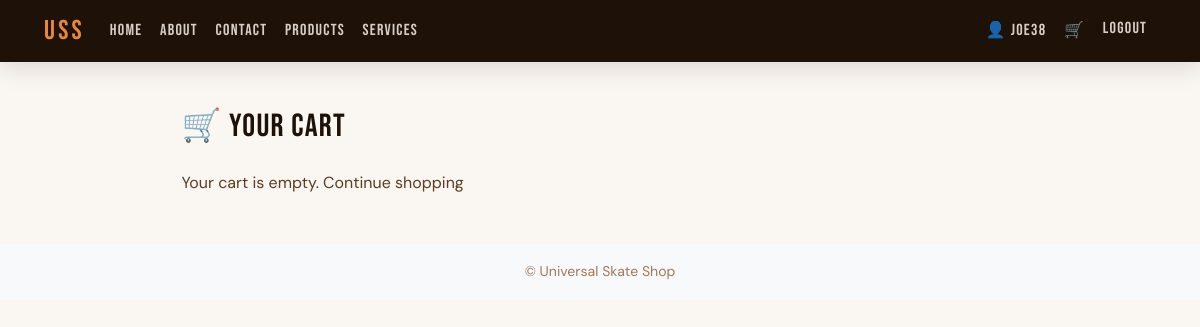
/products/cart/ (signed in), run on an earlier commit of the app's database.
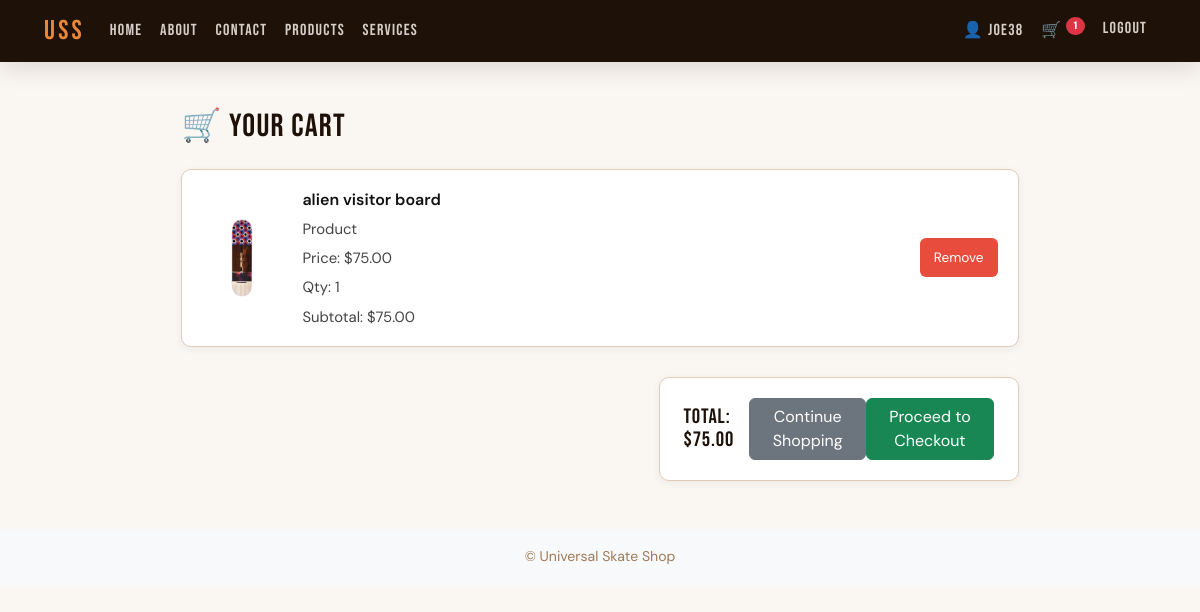
And on a later commit of the database.
### products/models.py (models this page shows, shortened)
class OrderItem(models.Model):
    order = models.ForeignKey(Order, on_delete=models.CASCADE)
    product = models.ForeignKey(Product, on_delete=models.CASCADE, null=True, blank=True)
    service = models.ForeignKey(Service, on_delete=models.CASCADE, null=True, blank=True)
    quantity = models.IntegerField()
    @property
    def title(self):
        return self.product.title if self.product else self.service.title
    @property
    def price(self):
        return self.product.price if self.product else self.service.price
    @property
    def img(self):
        return self.product.img if self.product else self.service.img
    @property
    def subtotal(self):
        return self.price * self.quantity

class Product(models.Model):
    img = models.ImageField(upload_to='product_pics/', blank=True, null=True)
    title = models.CharField(max_length=128)
    brand = models.ForeignKey(Brand, on_delete=models.CASCADE)
    category = models.ForeignKey(Category, on_delete=models.CASCADE)
    description = models.TextField()
    price = models.DecimalField(max_digits=10, decimal_places=2)
    quantity = models.PositiveIntegerField()

class Order(models.Model):
    user = models.ForeignKey(User, on_delete=models.CASCADE)
    paid = models.BooleanField(default=False)
    paid_at = models.DateTimeField(null=True, blank=True)
    total = models.DecimalField(max_digits=8, decimal_places=2)
    stripe_payment_intent_id = models.CharField(max_length=255, blank=True, null=True)

### products/views.py (the view)
# urls.py: path("cart/", views.cart, name="cart"),
@login_required
def cart(request):
    order = Order.objects.filter(user=request.user, paid=False).first()
    if not order:
        items = []
        total = 0
    else:
        items = OrderItem.objects.filter(order=order).select_related('product', 'service')
        total = order.total
    return render(request, "products/cart.html", {
        "order": order,
        "items": items,
        "total": total,
    })

### products/context_processors.py (called while the page is built)
def cart_item_count(request):
    if request.user.is_authenticated:
        order = Order.objects.filter(user=request.user, paid=False).first()
        if order:
            count = OrderItem.objects.filter(order=order).count()
            return {'cart_item_count': count}
    return {'cart_item_count': 0}

### templates/products/cart.html (shortened to what this page needs)
{% extends 'base.html' %}
{% load static %}
{% block css %}
<link rel="stylesheet" href="{% static 'css/cart.css' %}">
{% endblock %}
{% block content %}
<div class="container mt-5 cart">
    <h1>🛒 Your Cart</h1>
    {% if not items %}
        <p>Your cart is empty. <a href="{% url 'product_list' %}">Continue shopping</a></p>
    {% else %}
        <div class="cart-items">
            {% for item in items %}
            <div class="cart-item">
                {% if item.img %}
                    <img src="{{ item.img.url }}" alt="{{ item.title }}" class="cart-item-img">
                {% endif %}
                <div class="cart-item-info">
                    <strong>{{ item.title }}</strong>
                    {% if item.product %}
                        <span class="cart-item-type">Product</span>
                    {% else %}
                        <span class="cart-item-type">Service</span>
                    {% endif %}
                    <span>Price: ${{ item.price }}</span>
                    <span>Qty: {{ item.quantity }}</span>
                    <span>Subtotal: ${{ item.subtotal }}</span>
                </div>
                <form method="POST" action="{% url 'cart_remove' item.id %}">
                    <button type="submit" class="btn-remove">Remove</button>
                </form>
            </div>
            {% endfor %}
        </div>
        <div class="cart-summary">
            <h3>Total: ${{ order.total }}</h3>
            <a href="{% url 'product_list' %}" class="btn btn-secondary">Continue Shopping</a>
            <a href="{% url 'checkout' %}" class="btn btn-success">Proceed to Checkout</a>
        </div>
    {% endif %}
</div>
{% endblock %}

### templates/base.html (shortened to what this page needs)
<!DOCTYPE html>
<html lang="en">
<head>
    <link href="https://cdn.jsdelivr.net/npm/bootstrap@5.3.8/dist/css/bootstrap.min.css" rel="stylesheet">
    {% load static %}
    <link rel="stylesheet" href="{% static 'css/base.css' %}">
    {% block css %}{% endblock %}
</head>
<body>
<nav class="navbar navbar-expand-lg bg-body-tertiary">
  <div class="container-fluid">
    <a class="navbar-brand" href="{% url 'home' %}">USS</a>
    <div class="collapse navbar-collapse" id="navbarSupportedContent">
      <ul class="navbar-nav me-auto mb-2 mb-lg-0">
        <li class="nav-item"><a class="nav-link" href="{% url 'home' %}">Home</a></li>
        <li class="nav-item"><a class="nav-link" href="{% url 'about' %}">About</a></li>
        <li class="nav-item"><a class="nav-link" href="{% url 'contact' %}">Contact</a></li>
        <li class="nav-item"><a class="nav-link" href="{% url 'product_list' %}">Products</a></li>
        <li class="nav-item"><a class="nav-link" href="{% url 'service_list' %}">Services</a></li>
      </ul>
      <ul class="navbar-nav mb-2 mb-lg-0">
        {% if user.is_authenticated %}
          <li class="nav-item"><a class="nav-link" href="{% url 'profile' %}">👤 {{ user.username }}</a></li>
          <li class="nav-item">
            <a class="nav-link" href="{% url 'cart' %}">🛒
              {% if cart_item_count and cart_item_count > 0 %}
                <span class="badge text-bg-danger rounded-pill">{{ cart_item_count }}</span>
              {% endif %}
            </a>
          </li>
          <li class="nav-item">
            <form method="post" action="{% url 'logout' %}" class="d-inline">
              <button type="submit" class="btn btn-link nav-link p-0 px-2">Logout</button>
            </form>
          </li>
        {% else %}
          <li class="nav-item"><a class="nav-link" href="{% url 'Login' %}">Login</a></li>
          <li class="nav-item"><a class="nav-link" href="{% url 'Signup' %}">Sign Up</a></li>
        {% endif %}
      </ul>
    </div>
  </div>
</nav>
<main>
    <div class="container mt-4">
        {% block content %}
        {% endblock %}
    </div>
    <footer class="mt-5 py-3 bg-body-tertiary">
        <div class="container text-center">
            <span class="text-muted">© Universal Skate Shop</span>
        </div>
    </footer>
</main>
</body>
</html>

What changed in the data, as far as the page shows it:
added OrderItem: img (picture), title "alien visitor board", shows "Product", price "75.00", quantity "1", subtotal "75.00"
added Order: total "75.00"
Also different on the page:
{{ cart_item_count }}: (not shown) → "1"
text no longer shown: "Your cart is empty. Continue shopping"
text now shown: "Total: $ Continue Shopping Proceed to Checkout"
